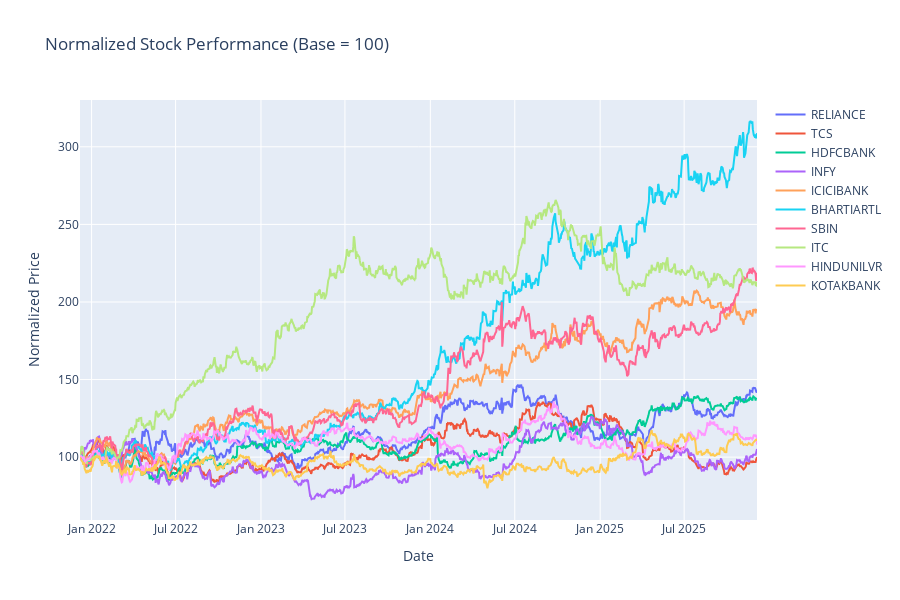

Notebook source saved alongside this figure:
### Code cell
for stock in df['Stock'].unique():
    stock_data = df[df['Stock'] == stock].sort_values('Date')
    # Normalize to 100 at start to see percentage growth
    normalized = (stock_data['Close'] / stock_data['Close'].iloc[0]) * 100
    
    fig.add_trace(go.Scatter(
        x=stock_data['Date'],
        y=normalized,
        name=stock,
        mode='lines'
    ))

fig.update_layout(
    title='Normalized Stock Performance (Base = 100)',
    xaxis_title='Date',
    yaxis_title='Normalized Price',
    hovermode='x unified',
    height=600
)

fig.show()

### Figure 1 — Plotly figure (JSON) as saved in the notebook; plotly's stock layout.template omitted (floating-point values rounded to 4 significant figures; data arrays with more than 128 entries replaced by an {"elided": "..."} marker saying what was removed)
{"data": [{"mode": "lines", "name": "RELIANCE", "type": "scatter", "x": {"elided": "991 str values"}, "y": {"elided": "991 float values"}}, {"mode": "lines", "name": "TCS", "type": "scatter", "x": {"elided": "991 str values"}, "y": {"elided": "991 float values"}}, {"mode": "lines", "name": "HDFCBANK", "type": "scatter", "x": {"elided": "991 str values"}, "y": {"elided": "991 float values"}}, {"mode": "lines", "name": "INFY", "type": "scatter", "x": {"elided": "991 str values"}, "y": {"elided": "991 float values"}}, {"mode": "lines", "name": "ICICIBANK", "type": "scatter", "x": {"elided": "991 str values"}, "y": {"elided": "991 float values"}}, {"mode": "lines", "name": "BHARTIARTL", "type": "scatter", "x": {"elided": "991 str values"}, "y": {"elided": "991 float values"}}, {"mode": "lines", "name": "SBIN", "type": "scatter", "x": {"elided": "991 str values"}, "y": {"elided": "991 float values"}}, {"mode": "lines", "name": "ITC", "type": "scatter", "x": {"elided": "991 str values"}, "y": {"elided": "991 float values"}}, {"mode": "lines", "name": "HINDUNILVR", "type": "scatter", "x": {"elided": "991 str values"}, "y": {"elided": "991 float values"}}, {"mode": "lines", "name": "KOTAKBANK", "type": "scatter", "x": {"elided": "991 str values"}, "y": {"elided": "991 float values"}}], "layout": {"height": 600, "hovermode": "x unified", "title": {"text": "Normalized Stock Performance (Base = 100)"}, "xaxis": {"title": {"text": "Date"}}, "yaxis": {"title": {"text": "Normalized Price"}}}}
